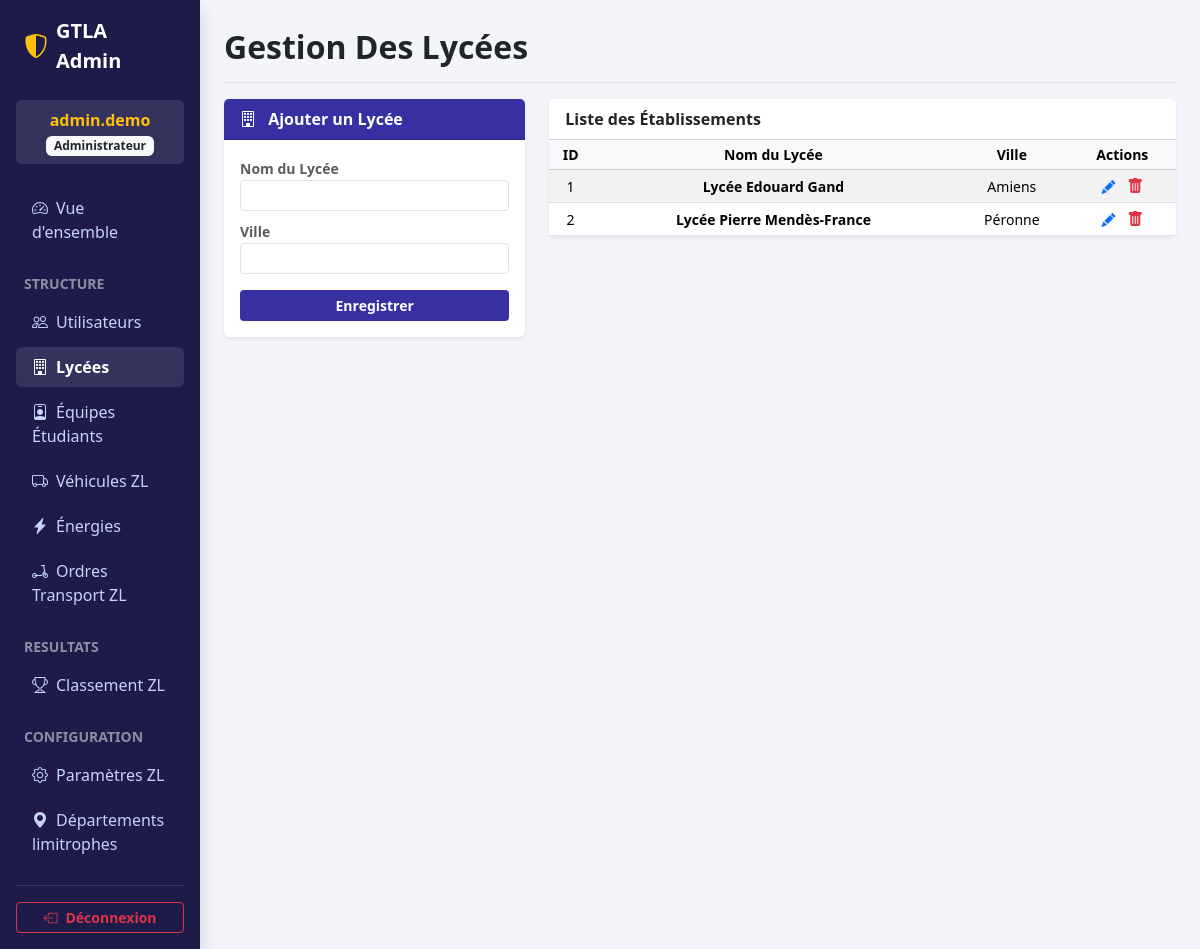
The page /admin/?section=lycees (signed in) on the database its author committed.
### tables this page shows
CREATE TABLE `lycees` (
  `id_lycee` int(11) NOT NULL,
  `nom_lycee` varchar(100) NOT NULL,
  `ville` varchar(100) DEFAULT NULL
);

### admin/includes/lycees.php (the view, shortened to what this page needs)
<?php
$lycees = $pdo->query("SELECT * FROM lycees ORDER BY nom_lycee ASC")->fetchAll();
$edit_lycee = null;
?>
<div class="row g-4">
    <div class="col-md-4">
        <div class="card border-0 shadow-sm">
             <div class="card-header bg-admin-header text-white fw-bold">
                <?= $edit_lycee ? '<i class="bi bi-pencil-square me-2"></i> Modifier' : '<i class="bi bi-building me-2"></i> Ajouter' ?> un Lycée
            </div>
            <div class="card-body">
                <form action="actions.php?action=save_lycee" method="POST">
                    <div class="mb-2"><label class="small fw-bold text-muted">Nom du Lycée</label><input type="text" name="nom_lycee" class="form-control form-control-sm" value="<?= htmlspecialchars($edit_lycee['nom_lycee'] ?? '') ?>" required></div>
                    <div class="mb-3"><label class="small fw-bold text-muted">Ville</label><input type="text" name="ville" class="form-control form-control-sm" value="<?= htmlspecialchars($edit_lycee['ville'] ?? '') ?>" required></div>
                    <button type="submit" class="btn btn-indigo btn-sm w-100 fw-bold">Enregistrer</button>
                </form>
            </div>
        </div>
    </div>
    <div class="col-md-8">
        <div class="card border-0 shadow-sm">
            <div class="card-header bg-white fw-bold">Liste des Établissements</div>
            <div class="table-responsive">
                <table class="table table-striped table-hover align-middle mb-0 table-sm small text-center">
                    <thead class="table-light"><tr><th>ID</th><th>Nom du Lycée</th><th>Ville</th><th>Actions</th></tr></thead>
                    <tbody>
                        <?php foreach($lycees as $l): ?>
                        <tr>
                            <td><?= $l['id_lycee'] ?></td>
                            <td class="fw-bold"><?= htmlspecialchars($l['nom_lycee']) ?></td>
                            <td><?= htmlspecialchars($l['ville']) ?></td>
                            <td>
                                <a href="?section=lycees&edit=<?= $l['id_lycee'] ?>" class="text-primary me-2"><i class="bi bi-pencil-fill"></i></a>
                                <form action="actions.php" method="POST" class="d-inline" onsubmit="return confirm('Supprimer ce lycée ?');">
                                    <button type="submit" class="btn btn-link text-danger p-0 border-0 align-baseline"><i class="bi bi-trash-fill"></i></button>
                                </form>
                            </td>
                        </tr>
                        <?php endforeach; ?>
                    </tbody>
                </table>
            </div>
        </div>
    </div>
</div>

### admin/index.php (style rules this page uses)
:root { --admin-primary: #3730a3; --admin-sidebar: #1e1b4b; --admin-light: #f4f5fa; }
body { background-color: var(--admin-light); }
.bg-admin-header { background-color: var(--admin-primary) !important; }
.btn-indigo { background-color: var(--admin-primary); color: white; }

### rows shown on the page
lycees: id_lycee "1", nom_lycee "Lycée Edouard Gand", ville "Amiens"
lycees: id_lycee "2", nom_lycee "Lycée Pierre Mendès-France", ville "Péronne"

### other values the page prints
$_SESSION['admin_identifiant'] "admin.demo"
$_SESSION['admin_role'] "Administrateur"
